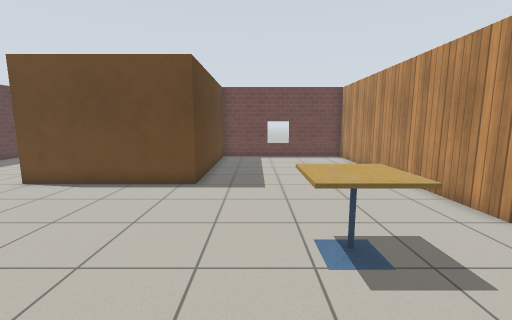
View 1 (above)

23 first-person views from a walk through a world built for the Gazebo simulator. The camera is 1.2 m above the floor, tilts 8° down and sees 90° across. The floor is counted in squares, 0.5 m on a side. Each view is taken from the middle of a square. On the plan, view 1 faces up. The plan holds only what a view shows up to about 17 squares ahead; the rest is blank. The robots in the file are not drawn. Simple patterns stand in for the simulator's built-in surfaces.

View 2
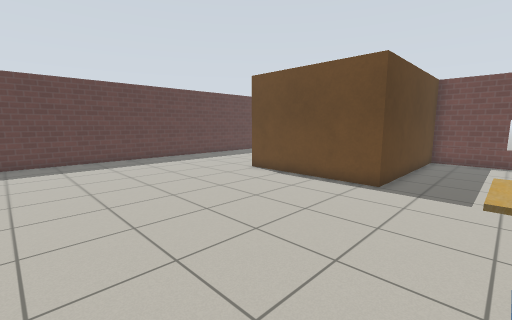

View 3
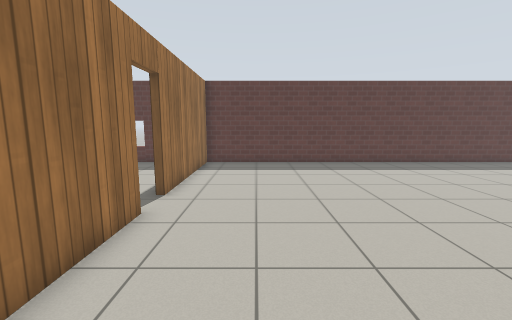

View 4
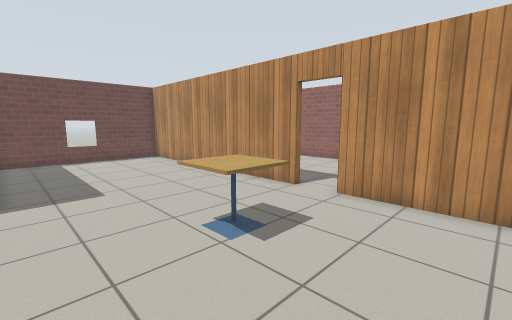

View 5
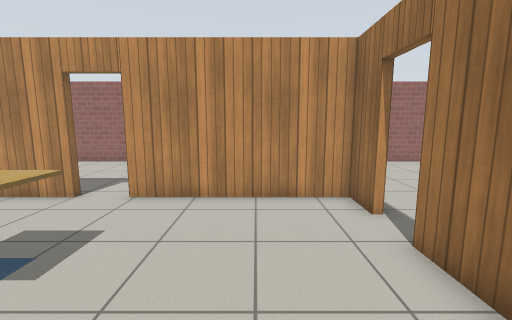

View 6
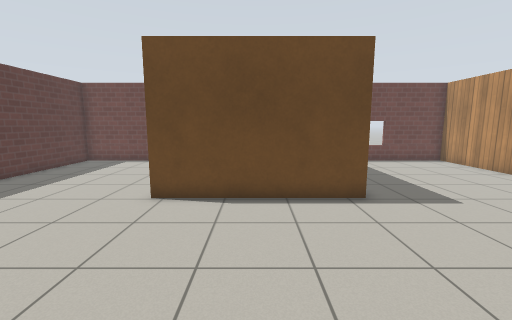

View 7
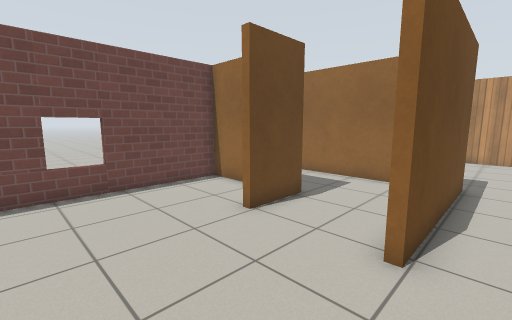

View 8
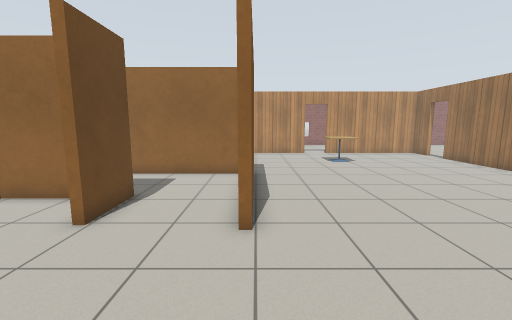

View 9
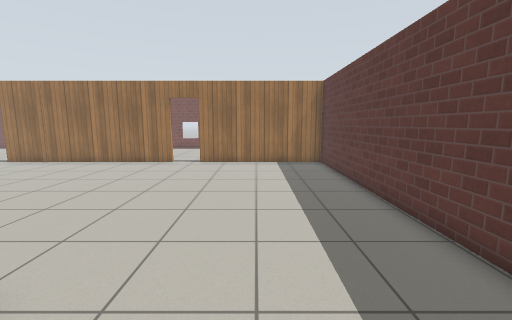

View 10
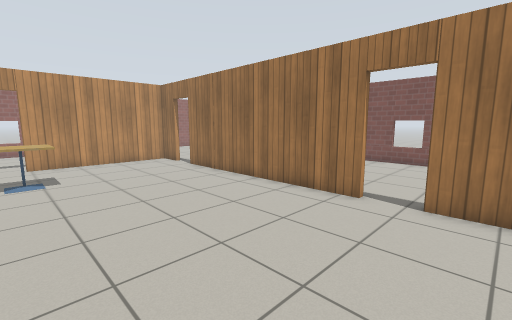

View 11
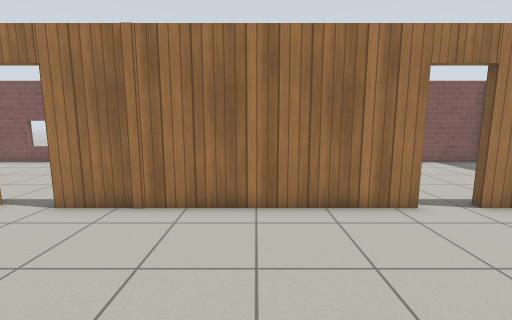

View 12
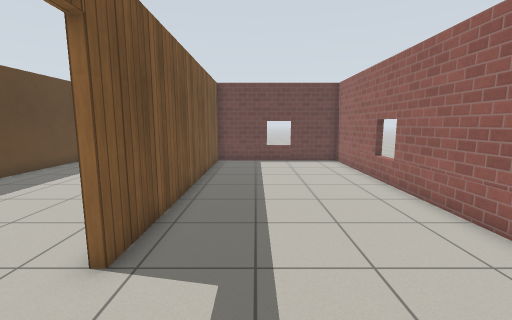

View 13
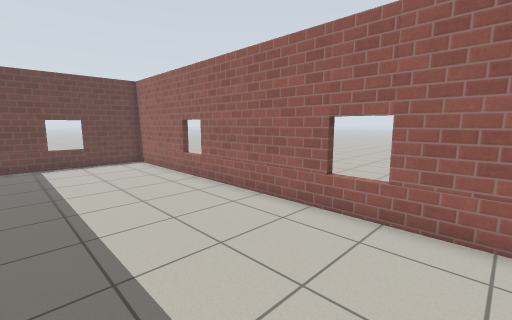

View 14
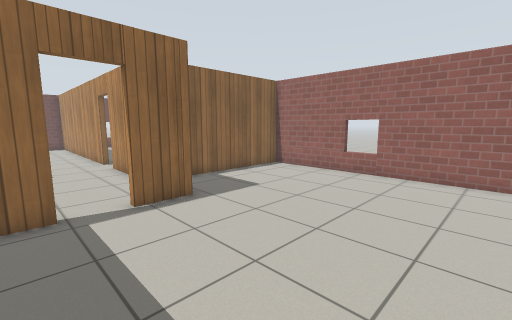

View 15
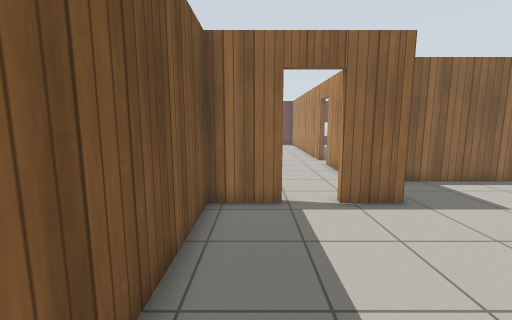

View 16
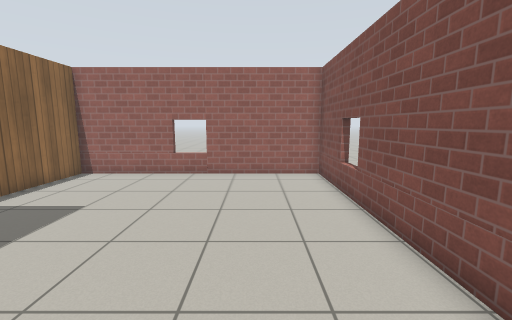

View 17
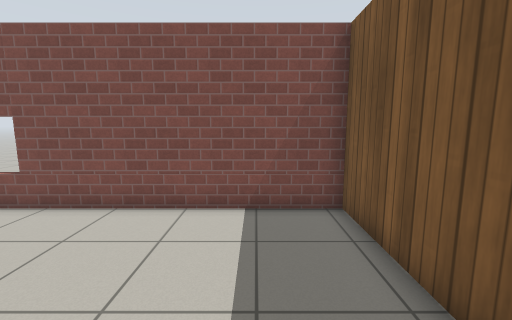

View 18
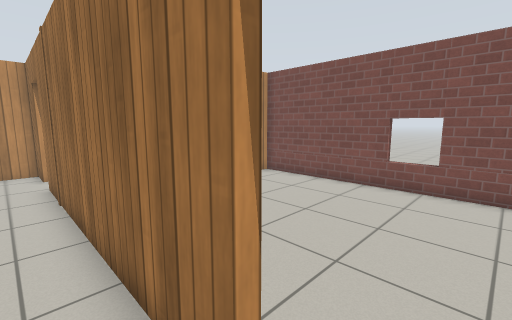

View 19
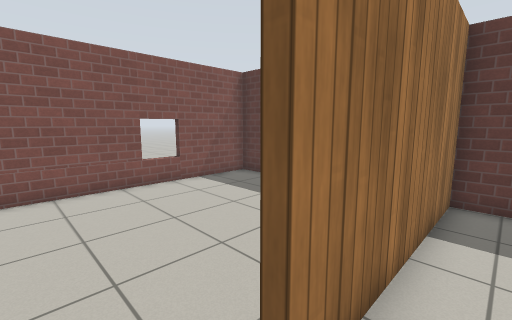

View 20
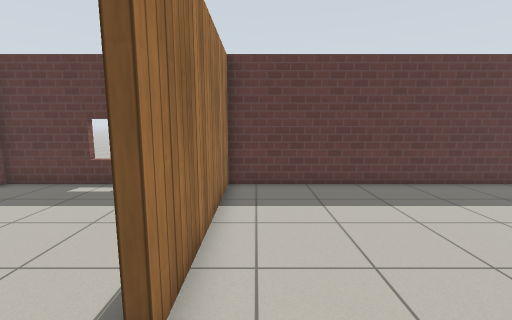

View 21
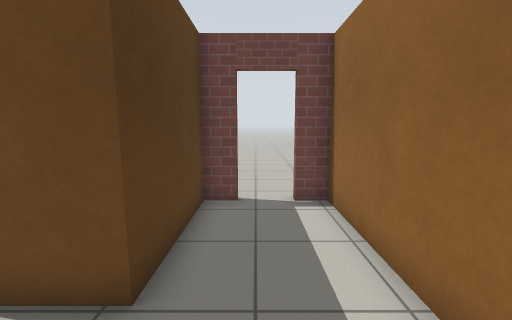

View 22
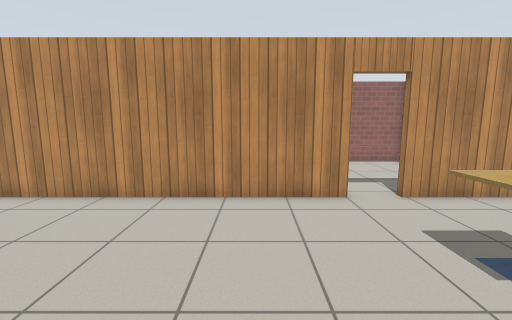

View 23
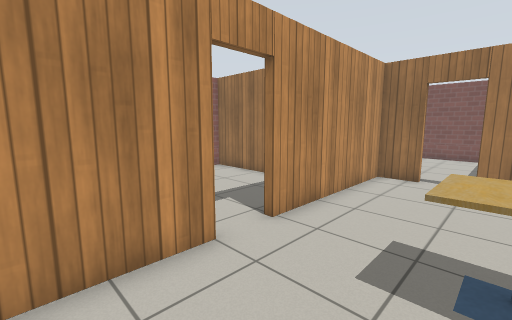

### Floor plan
Key: @ floor where view 1 was taken; # wall or solid block; . floor; D open door; = window, fence, low wall or low ledge; T cafe table; H thing the floor can be seen under or through.
Columns run from 17 left of view 1 to 15 right of it. Each row starts with its distance up from view 1.
 24            ....
 23            ....
 22            ....
 21            ...
 20            ...
 19 #####=######DD#####=#######==###
 18 #.........#...##.......##......#
 17 #.........#...##.......##......#
 16 #.........#...##.......##......#
 15 #.........#...##.......##......#
 14 #.......###...##.......##......##
 13 #.............##.......# ......==
 12 #.............##.......# ......=
 11 #.............##.......# ......#
 10 #.......########.......# ......#
  9 #......................# ......#
  8 #......................# ......#
  7 #......................##......#
  6 #......................D#......##
  5 #.................TTT..D.......==
  4 #.................TTT..##......##
  3 #......................# ......#
  2 #......................# ......#
  1 #......................#  .....#
  0 #................@.....#########
 -1 #......................# ......#
 -2 #......................# ......#
 -3 ######HHDDH#########DD###......#
 -4      ..  H        #............#
 -5    .........      #............##
 -6  ............    ##............==
 -7 #.............   # ............##
 -8 =..............  # ............#
 -9 #............... # ............#
-10 #................# ............#
-11 #................# ............#
-12 ####=#####=################=####

Where each view was taken, in squares from view 1:
view 1: 0 up, 0 right, facing up
view 2: 0 up, 1 right, facing up-left
view 3: 0 up, 1 left, facing left
view 4: 0 up, 2 left, facing up-right
view 5: 0 up, 2 left, facing right
view 6: 2 up, 6 left, facing up
view 7: 9 up, 14 left, facing up-right
view 8: 10 up, 15 left, facing right
view 9: 13 up, 13 left, facing down
view 10: 5 up, 11 left, facing down-right
view 11: 4 up, 3 left, facing down
view 12: 2 up, 9 right, facing up
view 13: 2 up, 8 right, facing up-right
view 14: 11 down, 2 right, facing up-right
view 15: 11 down, 2 right, facing up
view 16: 9 down, 2 right, facing right
view 17: 5 down, 3 right, facing down
view 18: 2 down, 9 left, facing down-right
view 19: 2 down, 8 left, facing down-left
view 20: 2 down, 7 left, facing left
view 21: 11 up, 5 left, facing up
view 22: 9 up, 2 left, facing right
view 23: 9 up, 2 right, facing down-right
